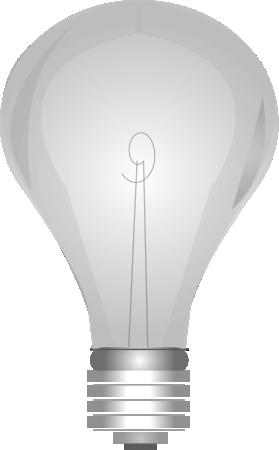
#> input picture COS10009-Programming/Lights/images/off.png, 279 x 450 px
$ python -i filter.py   (imports and definitions only)
#> lines starting #> are read from the running program, lines starting #| are printed output that depends on the picture
#> further down, picture is the input picture: shape (450, 279, 3); mean B, G, R 225.6, 225.6, 225.6
import argparse
import cv2

def cartoonize(img):
    gray = cv2.cvtColor(img, cv2.COLOR_BGR2GRAY)
    # blurImage = cv2.medianBlur(img, 1)
    edges = cv2.adaptiveThreshold(gray, 255, cv2.ADAPTIVE_THRESH_GAUSSIAN_C, cv2.THRESH_BINARY, 9, 9)
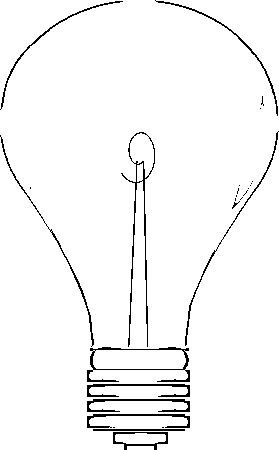
#> edges: shape (450, 279); 96.6% white; black in thin lines or dots
    color = cv2.bilateralFilter(img, 9, 200, 200)
    cartoon = cv2.bitwise_and(color, color, mask = edges)
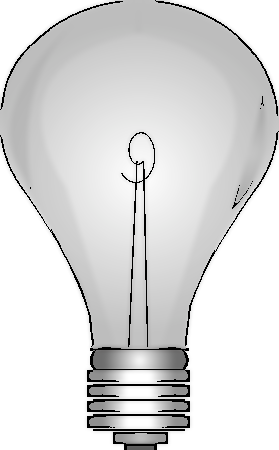
#> cartoon: shape (450, 279, 3); mean B, G, R 219.2, 219.2, 219.2

    cv2.imshow("color",color)
    cv2.imshow("edges",edges)
    return cartoon


>>> import cv2
>>> picture = cv2.imread('../../../../COS10009-Programming/Lights/images/off.png')
>>> result = cartoonize(picture)

$ run again, on COS10009-Programming/Lights/images/on.png
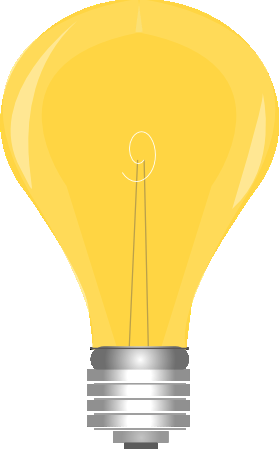
#> input picture COS10009-Programming/Lights/images/on.png, 279 x 449 px
#> picture is the input picture: shape (449, 279, 3); mean B, G, R 153.9, 228.1, 249.3
#> in cartoonize, `edges = cv2.adaptiveThreshold(gray, 255, cv2.ADAPTIVE_THRESH_GAUSSIAN_..`:
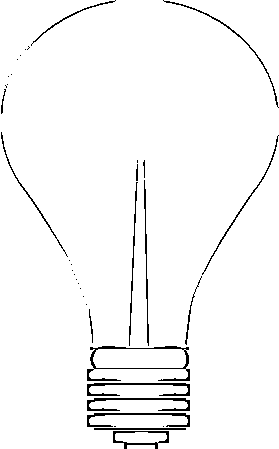
#> edges: shape (449, 279); 97% white; black in thin lines or dots
#> in cartoonize, `cartoon = cv2.bitwise_and(color, color, mask = edges)`:
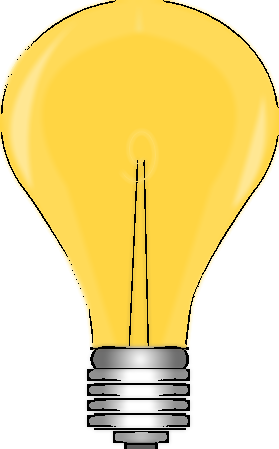
#> cartoon: shape (449, 279, 3); mean B, G, R 149.7, 222.4, 243.2
